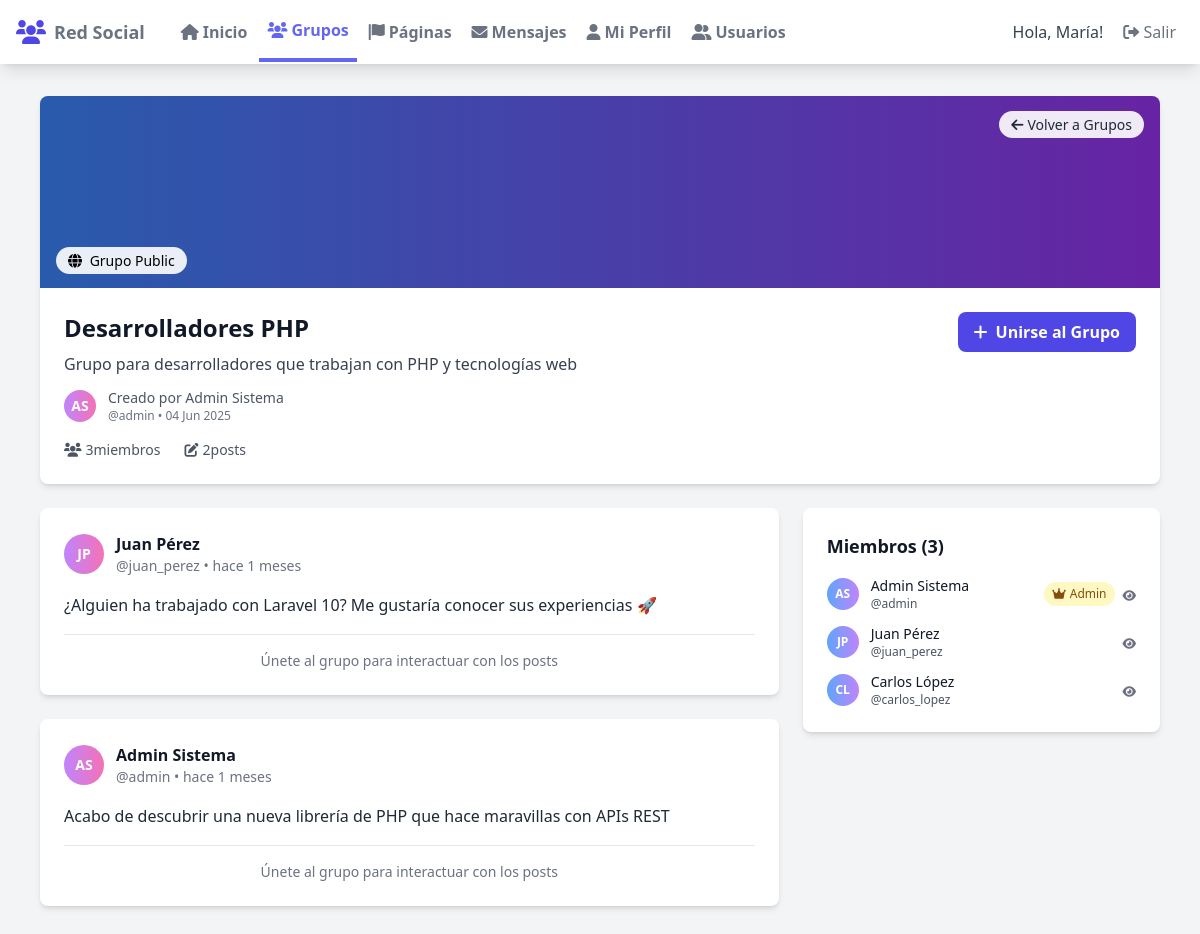
The app's page /dashboard/group_detail.php?id=1 (signed in) with its own data.
### tables this page shows
CREATE TABLE groups (
    id INT PRIMARY KEY AUTO_INCREMENT,
    name VARCHAR(100) NOT NULL,
    description TEXT,
    cover_image VARCHAR(255) DEFAULT 'default-group.jpg',
    privacy ENUM('public', 'private') DEFAULT 'public',
    creator_id INT NOT NULL,
    created_at TIMESTAMP DEFAULT CURRENT_TIMESTAMP,
    updated_at TIMESTAMP DEFAULT CURRENT_TIMESTAMP ON UPDATE CURRENT_TIMESTAMP,
    is_active BOOLEAN DEFAULT TRUE,
    FOREIGN KEY (creator_id) REFERENCES users(id) ON DELETE CASCADE
);

CREATE TABLE users (
    id INT PRIMARY KEY AUTO_INCREMENT,
    username VARCHAR(50) UNIQUE NOT NULL,
    email VARCHAR(100) UNIQUE NOT NULL,
    password VARCHAR(255) NOT NULL,
    first_name VARCHAR(50) NOT NULL,
    last_name VARCHAR(50) NOT NULL,
    profile_picture VARCHAR(255) DEFAULT 'default-avatar.jpg',
    bio TEXT,
    birth_date DATE,
    created_at TIMESTAMP DEFAULT CURRENT_TIMESTAMP,
    updated_at TIMESTAMP DEFAULT CURRENT_TIMESTAMP ON UPDATE CURRENT_TIMESTAMP,
    is_active BOOLEAN DEFAULT TRUE
);

CREATE TABLE group_posts (
    id INT PRIMARY KEY AUTO_INCREMENT,
    group_id INT NOT NULL,
    user_id INT NOT NULL,
    content TEXT NOT NULL,
    image VARCHAR(255),
    created_at TIMESTAMP DEFAULT CURRENT_TIMESTAMP,
    updated_at TIMESTAMP DEFAULT CURRENT_TIMESTAMP ON UPDATE CURRENT_TIMESTAMP,
    FOREIGN KEY (group_id) REFERENCES groups(id) ON DELETE CASCADE,
    FOREIGN KEY (user_id) REFERENCES users(id) ON DELETE CASCADE
);

CREATE TABLE group_members (
    id INT PRIMARY KEY AUTO_INCREMENT,
    group_id INT NOT NULL,
    user_id INT NOT NULL,
    role ENUM('admin', 'moderator', 'member') DEFAULT 'member',
    joined_at TIMESTAMP DEFAULT CURRENT_TIMESTAMP,
    FOREIGN KEY (group_id) REFERENCES groups(id) ON DELETE CASCADE,
    FOREIGN KEY (user_id) REFERENCES users(id) ON DELETE CASCADE,
    UNIQUE KEY unique_membership (group_id, user_id)
);

### dashboard/group_detail.php (the view, shortened to what the rows shown need)
<?php
require_once '../includes/functions.php';
$group_id = $_GET['id'];
$database = new Database();
$db = $database->getConnection();
$query = "SELECT g.*, u.first_name, u.last_name, u.username,
          (SELECT COUNT(*) FROM group_members WHERE group_id = g.id) as members_count,
          (SELECT COUNT(*) FROM group_posts WHERE group_id = g.id) as posts_count
          FROM groups g
          JOIN users u ON g.creator_id = u.id
          WHERE g.id = ? AND g.is_active = 1";
$stmt = $db->prepare($query);
$stmt->execute([$group_id]);
$group = $stmt->fetch(PDO::FETCH_ASSOC);
$user_role = getUserGroupRole($_SESSION['user_id'], $group_id);
$is_member = $user_role !== null;
$query = "SELECT gp.*, u.username, u.first_name, u.last_name
          FROM group_posts gp
          JOIN users u ON gp.user_id = u.id
          WHERE gp.group_id = ?
          ORDER BY gp.created_at DESC
          LIMIT 20";
$stmt = $db->prepare($query);
$stmt->execute([$group_id]);
$posts = $stmt->fetchAll(PDO::FETCH_ASSOC);
$query = "SELECT gm.*, u.username, u.first_name, u.last_name, u.profile_picture
          FROM group_members gm
          JOIN users u ON gm.user_id = u.id
          WHERE gm.group_id = ?
          ORDER BY
          CASE gm.role
            WHEN 'admin' THEN 1
            WHEN 'moderator' THEN 2
            ELSE 3
          END, gm.joined_at ASC";
$stmt = $db->prepare($query);
$stmt->execute([$group_id]);
$members = $stmt->fetchAll(PDO::FETCH_ASSOC);
?>
<!DOCTYPE html>
<html lang="es">
<head>
    <script src="https://cdn.tailwindcss.com"></script>
    <link rel="stylesheet" href="https://cdnjs.cloudflare.com/ajax/libs/font-awesome/6.0.0/css/all.min.css">
</head>
<body class="bg-gray-100 min-h-screen">
    <div class="max-w-6xl mx-auto px-4 py-8">
        <div class="bg-white rounded-lg shadow-md overflow-hidden mb-6">
            <div class="h-48 bg-gradient-to-r from-blue-500 to-purple-600 relative">
                <div class="absolute bottom-4 left-4">
                    <span class="bg-white bg-opacity-90 text-sm px-3 py-1 rounded-full font-medium">
                        <i class="fas fa-<?php echo $group['privacy'] == 'private' ? 'lock' : 'globe'; ?> mr-1"></i>
                        Grupo <?php echo ucfirst($group['privacy']); ?>
                    </span>
                </div>
            </div>
            <div class="p-6">
                <div class="flex justify-between items-start">
                    <div class="flex-1">
                        <h1 class="text-2xl font-bold text-gray-900 mb-2"><?php echo htmlspecialchars($group['name']); ?></h1>
                        <p class="text-gray-700 mb-3"><?php echo htmlspecialchars($group['description']); ?></p>
                        <div class="flex items-center mb-4">
                            <div class="w-8 h-8 rounded-full bg-gradient-to-r from-purple-400 to-pink-400 flex items-center justify-center text-white font-bold text-sm mr-3">
                                <?php echo strtoupper(substr($group['first_name'], 0, 1) . substr($group['last_name'], 0, 1)); ?>
                            </div>
                            <div>
                                <p class="text-sm text-gray-600">
                                    Creado por <span class="font-medium"><?php echo $group['first_name'] . ' ' . $group['last_name']; ?></span>
                                </p>
                                <p class="text-xs text-gray-500">@<?php echo $group['username']; ?> • <?php echo date('d M Y', strtotime($group['created_at'])); ?></p>
                            </div>
                        </div>
                        <div class="flex space-x-6 text-sm text-gray-600">
                            <div class="flex items-center">
                            </div>
                            <div class="flex items-center">
                            </div>
                        </div>
                    </div>
                </div>
            </div>
        </div>
        <div class="grid grid-cols-1 lg:grid-cols-3 gap-6">
            <div class="lg:col-span-2 space-y-6">
                <?php if (empty($posts)): ?>
                    <div class="bg-white rounded-lg shadow-md p-8 text-center">
                        <i class="fas fa-comments text-gray-400 text-4xl mb-4"></i>
                        <h3 class="text-xl font-semibold text-gray-600 mb-2">No hay posts aún</h3>
                        <?php if ($is_member): ?>
                            <p class="text-gray-500">¡Sé el primero en compartir algo!</p>
                        <?php else: ?>
                            <p class="text-gray-500">Únete al grupo para ver y crear contenido</p>
                        <?php endif; ?>
                    </div>
                <?php else: ?>
                    <?php foreach ($posts as $post): ?>
                        <div class="bg-white rounded-lg shadow-md p-6">
                            <div class="flex items-center mb-4">
                                <div class="w-10 h-10 rounded-full bg-gradient-to-r from-purple-400 to-pink-400 flex items-center justify-center text-white font-bold text-sm">
                                    <?php echo strtoupper(substr($post['first_name'], 0, 1) . substr($post['last_name'], 0, 1)); ?>
                                </div>
                                <div class="ml-3">
                                    <h4 class="font-semibold text-gray-900"><?php echo $post['first_name'] . ' ' . $post['last_name']; ?></h4>
                                    <p class="text-sm text-gray-500">@<?php echo $post['username']; ?> • <?php echo timeAgo($post['created_at']); ?></p>
                                </div>
                            </div>
                            <div class="mb-4">
                                <p class="text-gray-800 leading-relaxed"><?php echo nl2br(htmlspecialchars($post['content'])); ?></p>
                            </div>
                            <?php if ($is_member): ?>
                                <div class="flex items-center justify-between pt-4 border-t border-gray-200">
                                    <div class="flex space-x-6">
                                        <button onclick="toggleGroupLike(<?php echo $post['id']; ?>)"
                                                class="flex items-center space-x-2 text-gray-500 hover:text-red-500 transition duration-300"
                                                id="group-like-btn-<?php echo $post['id']; ?>">
                                            <i class="<?php echo hasUserLikedGroupPost($_SESSION['user_id'], $post['id']) ? 'fas text-red-500' : 'far'; ?> fa-heart"></i>
                                            <span id="group-like-count-<?php echo $post['id']; ?>"><?php echo getGroupPostLikesCount($post['id']); ?></span>
                                        </button>
                                        <button onclick="toggleGroupComments(<?php echo $post['id']; ?>)"
                                                class="flex items-center space-x-2 text-gray-500 hover:text-blue-500 transition duration-300">
                                            <i class="far fa-comment"></i>
                                            <span><?php echo getGroupPostCommentsCount($post['id']); ?></span>
                                        </button>
                                    </div>
                                </div>
                                <div id="group-comments-<?php echo $post['id']; ?>" class="hidden mt-4 border-t border-gray-200 pt-4">
                                    <form onsubmit="addGroupComment(event, <?php echo $post['id']; ?>)" class="mb-4">
                                        <div class="flex space-x-2">
                                            <textarea placeholder="Escribe un comentario..."
                                                      class="flex-1 p-2 border border-gray-300 rounded-lg focus:outline-none focus:ring-2 focus:ring-indigo-500 focus:border-transparent resize-none"
                                                      rows="2" required></textarea>
                                            <button type="submit" class="bg-indigo-600 hover:bg-indigo-700 text-white px-4 py-2 rounded-lg transition duration-300">
                                                <i class="fas fa-paper-plane"></i>
                                            </button>
                                        </div>
                                    </form>
                                    <div id="group-comments-list-<?php echo $post['id']; ?>">
                                    </div>
                                </div>
                            <?php else: ?>
                                <div class="pt-4 border-t border-gray-200 text-center text-gray-500">
                                    <p class="text-sm">Únete al grupo para interactuar con los posts</p>
                                </div>
                            <?php endif; ?>
                        </div>
                    <?php endforeach; ?>
                <?php endif; ?>
            </div>
            <div class="lg:col-span-1">
                <div class="bg-white rounded-lg shadow-md p-6">
                    <div class="space-y-3 max-h-96 overflow-y-auto">
                        <?php foreach ($members as $member): ?>
                            <div class="flex items-center justify-between">
                                <div class="flex items-center">
                                    <div class="w-8 h-8 rounded-full bg-gradient-to-r from-blue-400 to-purple-400 flex items-center justify-center text-white font-bold text-xs mr-3">
                                        <?php echo strtoupper(substr($member['first_name'], 0, 1) . substr($member['last_name'], 0, 1)); ?>
                                    </div>
                                    <div>
                                        <h4 class="font-medium text-gray-900 text-sm"><?php echo $member['first_name'] . ' ' . $member['last_name']; ?></h4>
                                        <p class="text-xs text-gray-600">@<?php echo $member['username']; ?></p>
                                    </div>
                                </div>
                                <div class="flex items-center space-x-2">
                                    <?php if ($member['role'] == 'admin'): ?>
                                        <span class="bg-yellow-100 text-yellow-800 text-xs px-2 py-1 rounded-full font-medium">
                                            <i class="fas fa-crown mr-1"></i>Admin
                                        </span>
                                    <?php elseif ($member['role'] == 'moderator'): ?>
                                        <span class="bg-blue-100 text-blue-800 text-xs px-2 py-1 rounded-full font-medium">
                                            <i class="fas fa-shield-alt mr-1"></i>Mod
                                        </span>
                                    <?php endif; ?>
                                    <?php if ($member['user_id'] != $_SESSION['user_id']): ?>
                                        <a href="user_profile.php?id=<?php echo $member['user_id']; ?>"
                                           class="text-gray-500 hover:text-indigo-500 transition duration-300">
                                            <i class="fas fa-eye text-xs"></i>
                                        </a>
                                    <?php endif; ?>
                                </div>
                            </div>
                        <?php endforeach; ?>
                    </div>
                </div>
            </div>
        </div>
    </div>
</body>
</html>

### records on screen
groups: privacy "Public", name "Desarrolladores PHP", description "Grupo para desarrolladores que trabajan con PHP y tecnologías web", creator.last_name "AS", creator.first_name "Admin", creator.last_name "Sistema", creator.username "admin", created_at "04 Jun 2025"
group_posts: user.last_name "JP", user.first_name "Juan", user.last_name "Pérez", user.username "juan_perez", created_at "hace 1 meses", content "¿Alguien ha trabajado con Laravel 10? Me gustaría conocer sus experiencias 🚀"
group_posts: user.last_name "AS", user.first_name "Admin", user.last_name "Sistema", user.username "admin", created_at "hace 1 meses", content "Acabo de descubrir una nueva librería de PHP que hace maravillas con APIs REST"
group_members: user.last_name "AS", user.first_name "Admin", user.last_name "Sistema", user.username "admin", role "admin" (drawn)
group_members: user.last_name "JP", user.first_name "Juan", user.last_name "Pérez", user.username "juan_perez"
group_members: user.last_name "CL", user.first_name "Carlos", user.last_name "López", user.username "carlos_lopez"

### other values on screen
$_SESSION['first_name'] "María"
$group['members_count'] "3"
$group['posts_count'] "2"
count($members) "3"
